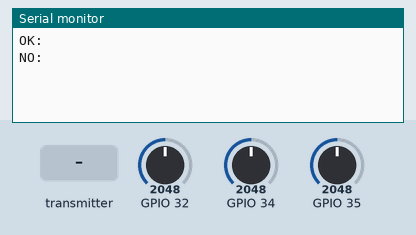
Simulated run of this sketch. Board: ESP32. Parts: the last lines printed to the serial monitor. The inputs (shaded band) are chosen by the test bench; at power-on: GPIO 32 = 2048, GPIO 34 = 2048, GPIO 35 = 2048.

Above: at 1.2 s.
1.3 s: the transmitter starts sending gyro.0 = 0
At 1.46 s:
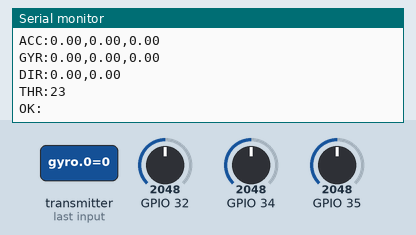
2.8 s: GPIO 32 set to 2866
At 3.21 s:
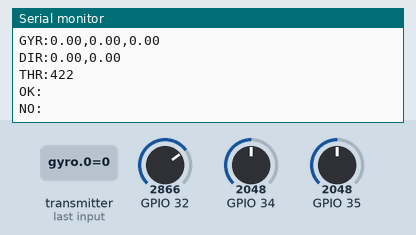

The sketch:

Aerial_Control_Station_Unit.ino
```cpp
#include "esp_now_comm.h"

unsigned long long lastReceiveTime = 0;
unsigned long long lastSentTime = 0;

unsigned long long lastDroneCommandTime = 0;

bool isStatusSent = false;
bool isStatusSentOld = false;

const uint8_t drone_mac[] = {0xf8, 0xb3, 0xb7, 0x34, 0xc6, 0x04};
// 1st drone 0xf8, 0xb3, 0xb7, 0x34, 0xb8, 0x88
// 2nd drone 0xf8, 0xb3, 0xb7, 0x34, 0xc6, 0x04
EspNowComm telemetry;

bool connectionState = false;
bool connectionStateOld = false;
// Structure example to receive data
// Must match the sender structure
typedef enum {
    MODE_MANUAL,
    MODE_STABILIZE,
    MODE_ALT_HOLD,
    MODE_AUTO
} FlightMode;

struct DroneStatus{
    float gyro[3];          // raw x, y, z
    float accel[3];         // raw x, y, z
    float direction[2];     // filtered pitch/roll
    uint16_t battery;       // 0-4095
    uint16_t motor_pwm[4];  // 0-1023
    FlightMode flight_mode; // current flight mode
    bool failsafe;          // true if in failsafe
} drone_status_;

struct DroneCommand{
    FlightMode flight_mode;// set flight mode
    int16_t rc_input[4];  // throttle, yaw, pitch, roll
} drone_command_;

float pitch;
float roll;

// callback function that will be executed when data is received
void OnDataRecv(const uint8_t * mac, const uint8_t *incomingData, int len) {
  lastReceiveTime = millis();
  memcpy(&drone_status_, incomingData, sizeof(drone_status_));

  Serial.print("PWM:");
  Serial.print(drone_status_.motor_pwm[0]);
  Serial.print(',');
  Serial.print(drone_status_.motor_pwm[1]);
  Serial.print(',');
  Serial.print(drone_status_.motor_pwm[2]);
  Serial.print(',');
  Serial.println(drone_status_.motor_pwm[3]);

  Serial.print("BAT:");
  Serial.println(drone_status_.battery);

  Serial.print("ACC:");
  Serial.print(drone_status_.accel[0]);
  Serial.print(',');
  Serial.print(drone_status_.accel[1]);
  Serial.print(',');
  Serial.println(drone_status_.accel[2]);

  Serial.print("GYR:");
  Serial.print(drone_status_.gyro[0]);
  Serial.print(',');
  Serial.print(drone_status_.gyro[1]);
  Serial.print(',');
  Serial.println(drone_status_.gyro[2]);

  Serial.print("DIR:");
  Serial.print(drone_status_.direction[0]);
  Serial.print(',');
  Serial.println(drone_status_.direction[1]);

  Serial.print("THR:");
  Serial.println(constrain(map(analogRead(32), 2000, 4096, 0, 1023), 0, 1023));
}

void setup() {
  // Initialize Serial Monitor
  Serial.begin(115200);

  // Set device as a Wi-Fi Station
  telemetry.init();
  telemetry.add_peer(drone_mac);

  pinMode(32,INPUT);

  // Init ESP-NOW
  if (esp_now_init() != ESP_OK) {
    Serial.println("Error initializing ESP-NOW");
    return;
  }

  // Once ESPNow is successfully Init, we will register for recv CB to
  // get recv packer info
  esp_now_register_recv_cb(esp_now_recv_cb_t(OnDataRecv));
}

void loop() {
  if(millis() - lastReceiveTime > 200){
    connectionState = false;
  }
  else{
    connectionState = true;
  }

  if(connectionState != connectionStateOld){
    if(connectionState){
      Serial.println("OK:");
    }
    else{
      Serial.println("NO:");
    }
    connectionStateOld = connectionState;
  }

  if(millis() - lastDroneCommandTime >= 10){

    drone_command_.rc_input[0] = constrain(map(analogRead(32), 2000, 4096, 0, 1023), 0, 1023);
    drone_command_.rc_input[1] = analogRead(34);
    drone_command_.rc_input[2] = analogRead(35);
    telemetry.send_data(drone_mac, drone_command_);
    lastDroneCommandTime = millis();
  }

}
```

esp_now_comm.cc
```cpp
/*
 * esp_now_comm.cc
 *
 *  Created on: May 29, 2025
 *      Author: Ti Manh
 */

#include "esp_now_comm.h"

bool EspNowComm::init(){
    WiFi.mode(WIFI_STA);

    if (esp_now_init() != ESP_OK) {
        Serial.println("Error initializing ESP-NOW");
        return false;
    }

    return true;
}

bool EspNowComm::add_peer(const uint8_t* mac, uint8_t channel_, bool encrypt_) {
    memcpy(peerInfo.peer_addr, mac, 6);
    peerInfo.channel = channel_;  // TODO: Add getter if you store these in Peer
    peerInfo.encrypt = encrypt_;

    if (esp_now_add_peer(&peerInfo) != ESP_OK) {
        Serial.println("Failed to add peer");
        return false;
    }

    return true;
}
```

esp_now_comm.h
```cpp
/*
 * esp_now_comm.h
 *
 *  Created on: May 29, 2025
 *      Author: Ti Manh
 */

#ifndef INC_ESPNOWCOMM_H_
#define INC_ESPNOWCOMM_H_

#include <WiFi.h>
#include <esp_now.h>


class EspNowComm {
public:

    bool init();

    esp_now_peer_info_t peerInfo;

    template<typename T>
    bool send_data(const uint8_t* mac, const T& data){
        return esp_now_send(mac, reinterpret_cast<const uint8_t*>(&data), sizeof(T)) == ESP_OK;
    }

    bool add_peer(const uint8_t* mac, uint8_t channel_ = 0, bool encrypt_ = false);

private:

};


#endif /* INC_ESPNOWCOMM_H_ */
```

Measured:
- after the input at 1.3 s, the serial monitor: prints a new line at once (image 1)
- after the input at 2.8 s, the serial monitor: prints a new line at once (image 2)
